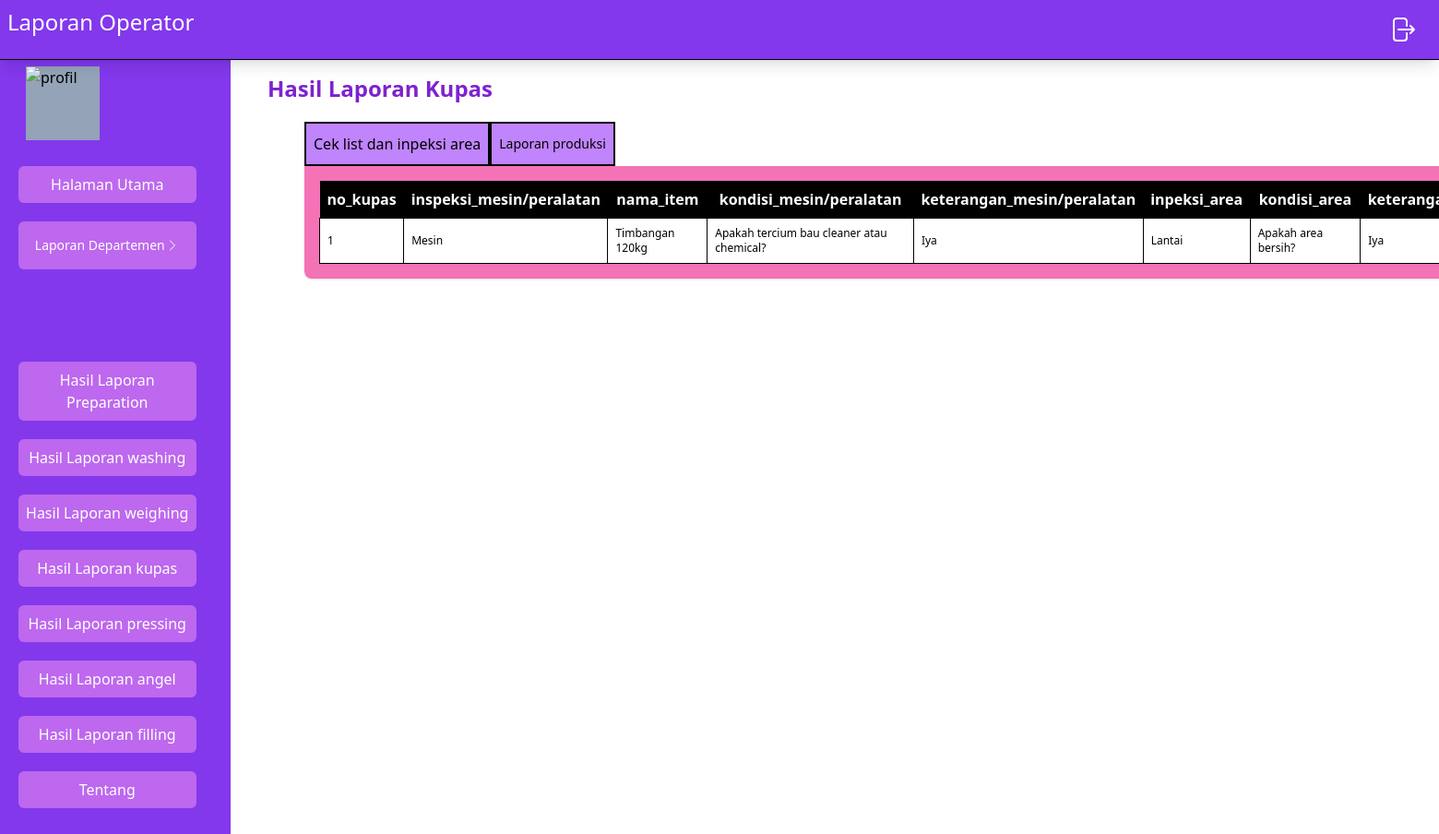
Page /src/Operator/laporanKupas.php on the earlier database version.
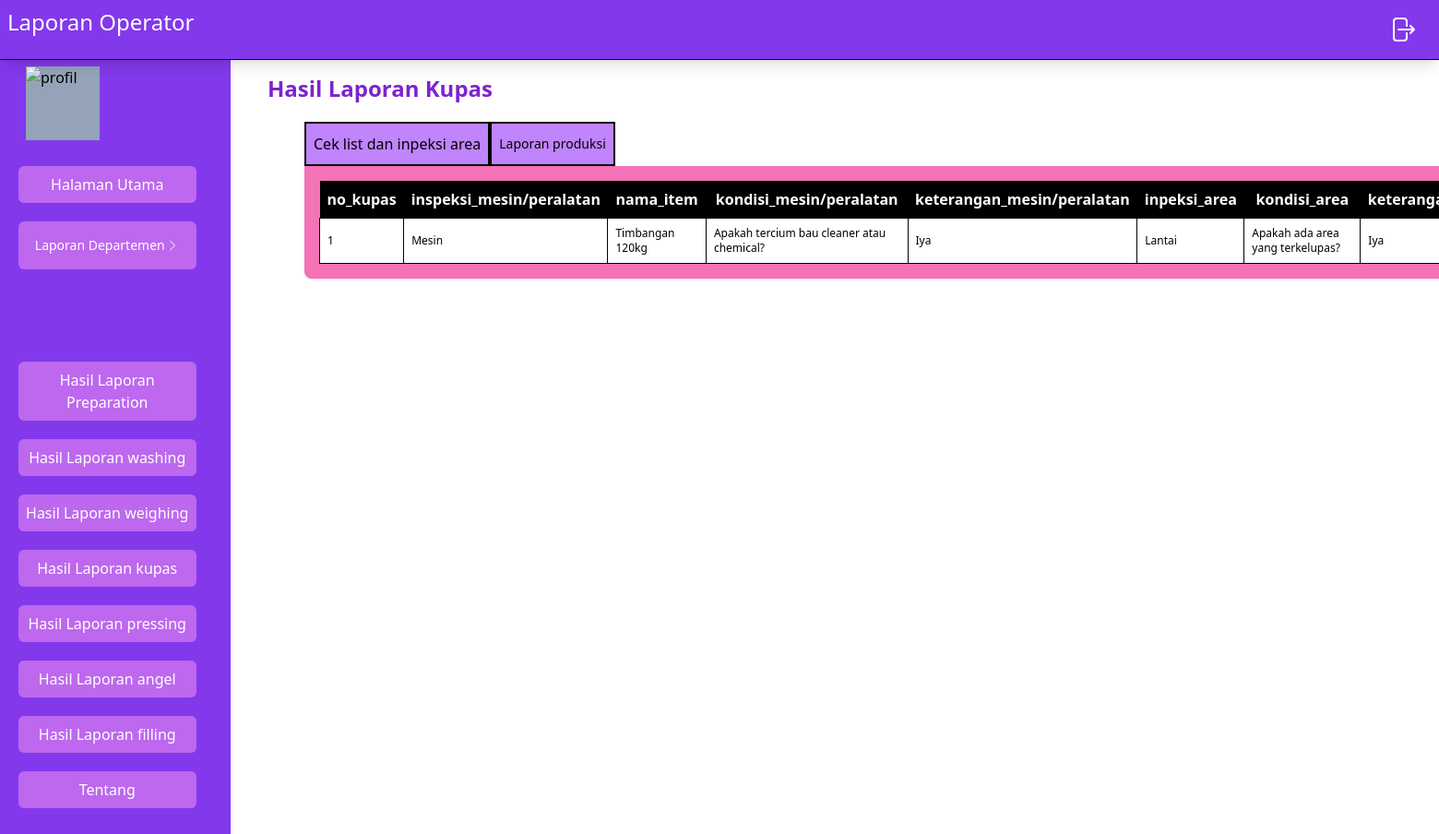
Same page on the later database version.
### tables this page shows
CREATE TABLE `form_kupas_inspeksi_area` (
  `no_kupas` int NOT NULL,
  `inspeksi_mesin/peralatan` set('Mesin','Peralatan Produksi') NOT NULL,
  `nama_item` set('Timbangan 120kg','Pisau','Container 120 L','Container 50 L','Talenan','Meja','Selang air') NOT NULL,
  `kondisi_mesin/peralatan` set('Apakah tercium bau cleaner atau chemical?','Apakah part berfungsi dengan baik?','Apakah ada bagian berjamur?','Apakah ada bagian berkarat?','Apakah ada bagian yang kendor?','Apakah ada bagian pecah/sobek/bocor/patah?','apakah ada bagian yang hilang') NOT NULL,
  `keterangan_mesin/peralatan` enum('Iya','Tidak') NOT NULL,
  `inpeksi_area` set('Lantai','Dinding','Plafond','Pintu','Plastic Curtain','Gutter') NOT NULL,
  `kondisi_area` set('Apakah area bersih?','Apakah ada area yang terkelupas?','Apakah ada area yang retak?','Apakah ada area yang berjamur?','Apakah ada sisa buah atau sayur?') NOT NULL,
  `keterangan_area` enum('Iya','Tidak') NOT NULL,
  `inspeksi_alat_cleaning` set('Alat pel','Tarikan air','Kuraray','Sikat','Sikat gagang','Sponges') NOT NULL,
  `kondisi_alat_cleaning` set('Apakah alat bersih?','Apakah alat berfungsi normal?','Apakah alat ada identitas?','Apakah alat bebas dari jamur?') NOT NULL,
  `keterangan_alat_cleaning` enum('Iya','Tidak') NOT NULL,
  `tanggal` date NOT NULL
);

### src/Operator/laporanKupas.php (the view, shortened to what this page needs)
<?php
include("navbar.php");
include("../koneksi.php");
$getDataCekList = mysqli_query($con ,"SELECT * FROM `form_kupas_inspeksi_area`");
?>
<!DOCTYPE html>
<html lang="en">
<head>
  <link rel="stylesheet" href="../../dist/output.css" />
</head>
<body>
  <div>
    <div class="flex">
      <div class="mainPage container mt-20 w-1/2 ml-20 ">
        <h1 class="text-2xl -ml-10 mb-5 text-purple-700 font-bold">
          Hasil Laporan Kupas
        </h1>
        <div class="maincontainer lg:w-[1000px] lg:h-[400px] container h-[300px] w-[600px]">
          <div class="inline">
            <ul class="flex">
              <li
                class="btnProfil bg-purple-400 hover:bg-purple-600 h-12 w-fit p-2 text-md border-2 border-black text-center items-center flex justify-center cursor-pointer">
                Cek list dan inpeksi area
              </li>
              <li
                class="btnUbah bg-purple-400 hover:bg-purple-600  h-12 w-fit p-2 text-md border-2 border-black text-center items-center text-sm flex justify-center cursor-pointer">
                Laporan produksi
              </li>
            </ul>
          </div>
          <div class="bg-pink-400 shadow w-fit rounded-b-lg  flex  justify-center p-2">
          <section class="cekList">
              <div class=" items-center justify-evenly m-2 gap-4 w-full">
                <table>
                    <tr class="bg-black text-white p-2">
                        <th class="p-2">no_kupas</th>
                        <th class="p-2">inspeksi_mesin/peralatan</th>
                        <th class="p-2">nama_item </th>
                        <th class="p-2">kondisi_mesin/peralatan</th>
                        <th class="p-2">keterangan_mesin/peralatan</th>
                        <th class="p-2">inpeksi_area</th>
                        <th class="p-2">kondisi_area </th>
                        <th class="p-2">keterangan_area </th>
                    </tr>
                    <?php
                    $no = 1;
                    while ($data = mysqli_fetch_array($getDataCekList)) {
                        ?>
                        <tr class="text-xs bg-white border  ">
                            <td class=" p-2 border border-black ">
                                <?php echo $no; ?>
                            </td>
                            <td class=" p-2 border border-black ">
                                <?php echo $data['inspeksi_mesin/peralatan']; ?>
                            </td>
                            <td class=" p-2 border border-black ">
                                <?php echo $data['nama_item']; ?>
                            </td>
                            <td class=" p-2 border border-black ">
                                <?php echo $data['kondisi_mesin/peralatan']; ?>
                            </td>
                            <td class=" p-2 border border-black ">
                                <?php echo $data['keterangan_mesin/peralatan']; ?>
                            </td>
                            <td class=" p-2 border border-black ">
                                <?php echo $data['inpeksi_area']; ?>
                            </td>
                            <td class=" p-2 border border-black ">
                                <?php echo $data['kondisi_area']; ?>
                            </td>
                            <td class=" p-2 border border-black ">
                                <?php echo $data['keterangan_area']; ?>
                            </td>
                        </tr>
                        <?php
                        $no++;
                    }
                    ?>
                </table>
              </div>
            </section>
          </div>
        </div>
      </div>
    </div>
  </div>
</body>
</html>

Differences in the rows shown:
changed form_kupas_inspeksi_area "Mesin": kondisi_area "Apakah area bersih?" → "Apakah ada area yang terkelupas?"
